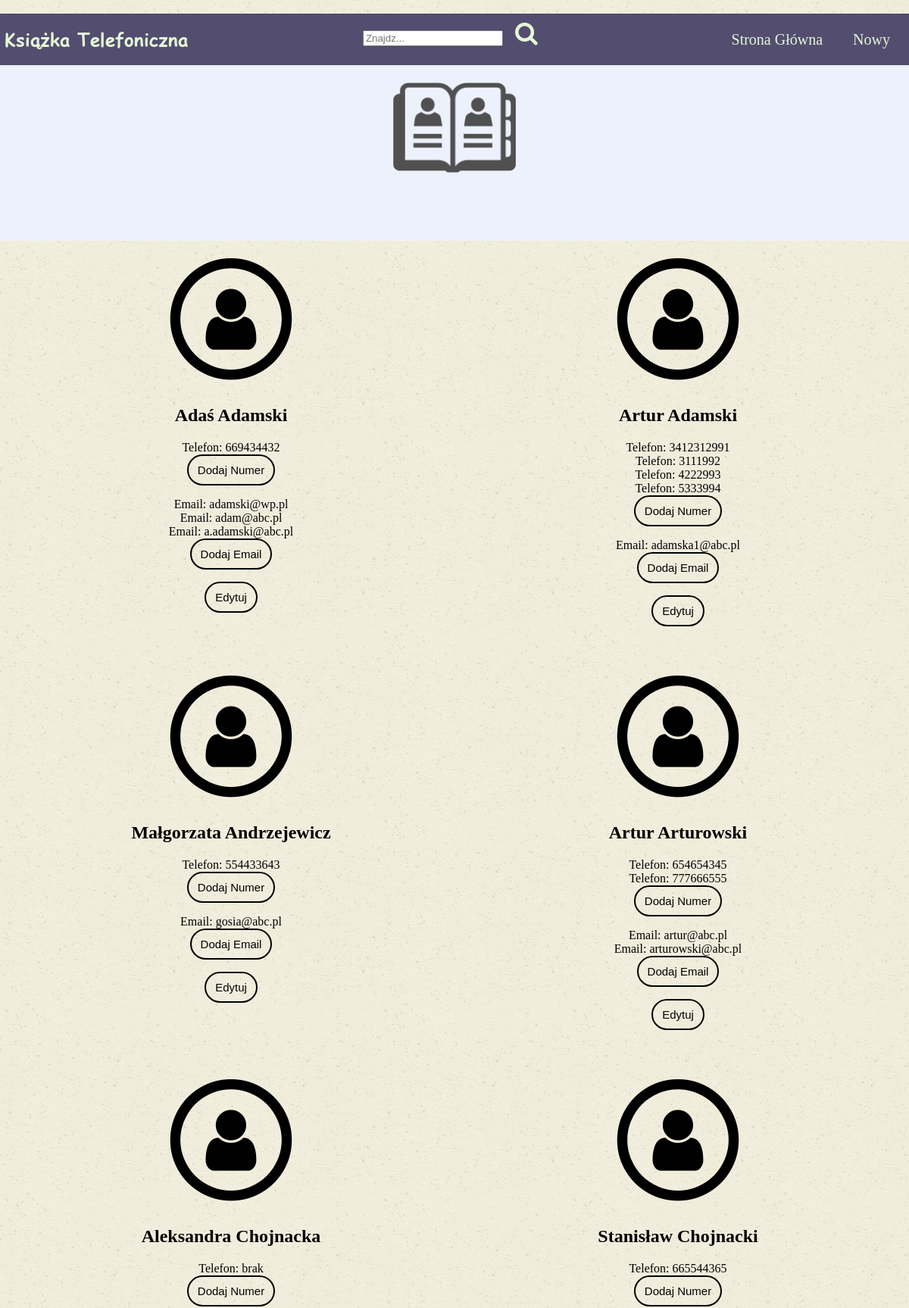
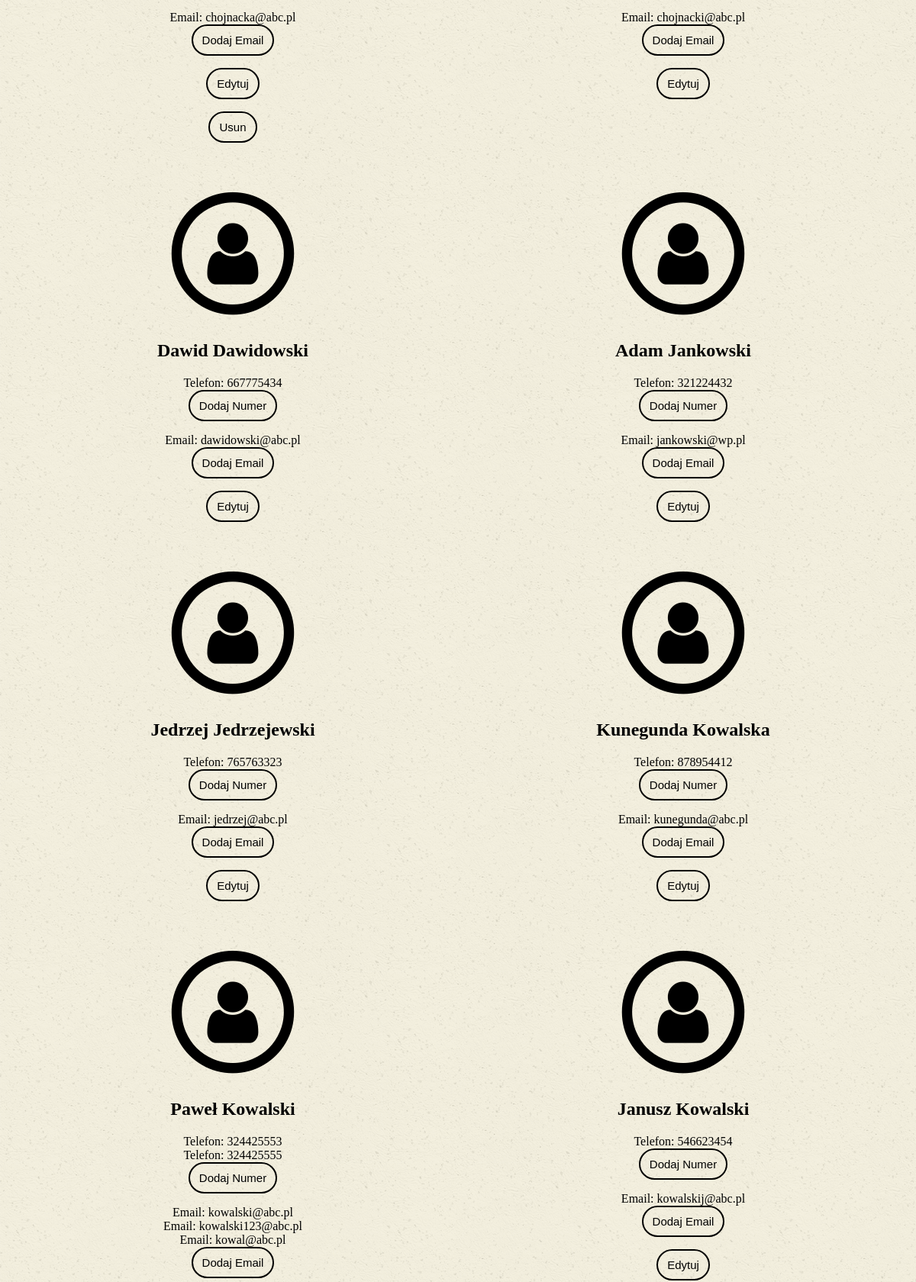
Screenshot of /kontakty/ (upper part) with the database file from the repository (2 pictures, top to bottom).
### kontakty/models.py (models this page shows)
class Osoba(models.Model):
    imie = models.CharField(max_length=50)
    nazwisko = models.CharField(max_length=50)

class Telefon(models.Model):
    osoba = models.ForeignKey(Osoba, editable=False, on_delete=models.CASCADE)
    telefon = models.CharField(max_length=50)
    def __str__(self):
        return self.telefon

class Email(models.Model):
    osoba = models.ForeignKey(Osoba, editable=False, on_delete=models.CASCADE)
    email = models.EmailField()
    def __str__(self):
        return self.email

### kontakty/views.py (the view)
# urls.py: path('', views.index, name='index'),
def index(request):
    osoba = Osoba.objects.order_by('nazwisko')[:]
    template = loader.get_template('kontakty/index.html')
    context = {
        'nazwiska': osoba,
    }
    return render(request, 'kontakty/index.html', context)

### kontakty/templates/kontakty/index.html (shortened to what this page needs)
{% extends 'kontakty/base.html' %}
{% load static %}
{%block search_content%}
<br>
<br>
<center>
    <div>
        <form action="/kontakty/szukaj.html">
            <input id="search_box" type="text" name="search_box" placeholder="Znajdz..." maxlength="50">
            <button id="search_submit" class="btn btn_border_white btn_rounded btn_md" type="submit"><i class="fa fa-search fa-2x" aria-hidden="true"></i></button>
        </form>
    </div>
</center>
<br>
{%endblock%}
{% block my_content %}
{% if nazwiska %}
    {% for nazwisko in nazwiska %}
    <div class="person_1">
        <h3>
            <span class="fa-stack fa-5x">
                <i class="fa fa-circle-thin fa-stack-2x"></i>
                <i class="fa fa-user fa-stack-1x"></i>
            </span>
            <h2>{{nazwisko.imie}} {{ nazwisko.nazwisko}}</h2>
            {% if nazwisko.telefon_set.count != 0 %}
                {% for e in nazwisko.telefon_set.all %}
                <div>
                    <label>Telefon: {{e}}</label><br>
                </div>
                {%endfor%}
            {% else %}
                Telefon: brak
            {% endif %}
            <form action="/kontakty/{{ nazwisko.id }}/dodajnumer/">
                <button type="submit" class="btn btn_border_white btn_rounded btn_md">Dodaj Numer</button>
            </form>
            {% if nazwisko.email_set.count != 0 %}
                {% for e in nazwisko.email_set.all %}
                    Email: {{e}}<br>
                {%endfor%}
            {% else %}
                Email: brak
            {% endif %}
            <form action="/kontakty/{{ nazwisko.id }}/dodajmail/">
                <button type="submit" class="btn btn_border_white btn_rounded btn_md">Dodaj Email</button>
            </form>
            <form action="/kontakty/{{ nazwisko.id }}/edycja/">
                <p><button type="submit" class="btn btn_border_white btn_rounded btn_md">Edytuj</button></p>
            </form>
            {% if nazwisko.email_set.count == 0 or nazwisko.telefon_set.count == 0%}
            <form action="/kontakty/{{ nazwisko.id }}/usun/">
                <button type="submit" class="btn btn_border_white btn_rounded btn_md">Usun</button>
            </form>
            {%endif%}
        </h3>
        <br><br>
    </div>
    {% endfor %}
{% else %}
    <p>Brak osob w bazie.</p>
{% endif %}
{% endblock %}

### kontakty/templates/kontakty/base.html (shortened to what this page needs)
﻿{% load static %}
<!DOCTYPE html>
<html>
<head>
        <link rel="stylesheet" href="{% static 'font-awesome-4.7.0/css/font-awesome.min.css' %}">
        <link rel="stylesheet" href="{% static 'css/kontakty.css' %}">
</head>
<body id="home">
    <div id="main_nav_wrapper">
        <nav id="main_nav">
            <a id="main_logo" href="/kontakty/"></a>
            {% block search_content %}
            {% endblock %}
            <ul id="main_menu">
                <li><a href="/kontakty/">Strona Główna</a></li>
                <li><a href="/kontakty/dodajkontakt/">Nowy</a></li>
            </ul>
        </nav>
    </div>
    <header id="main_header"></header>
    <main id="main_container">
        <section id="kontakty">
            {% block my_content %}
            {% endblock %}
        </section>
    </main>
</body>
</html>

### kontakty/static/css/kontakty.css (style rules this page uses)
* { box-sizing: border-box; }
body { background-image: url(../images/ricepaper.png); margin: 0; font-family: 'Comic Sans', cursive; }
a { text-decoration: none; }
button { cursor: pointer; }
.btn { background: silver; color: black; padding: 20px; display: inline-block; font-size: 20px; }
.btn_rounded { border-radius: 1000px; }
.btn_md { font-size: 15px; padding: 10px 12px; }
.btn_border_white { background: none; border: 2px solid black; color: #000000; transition: all .3s; }
#main_menu { margin: 20px 0 0 0; padding: 0; list-style: none; font-size: 20px; width: 100%; display: none; }
#main_menu li { flex-grow: 1; }
#main_menu li a { display: block; width: 100%; font-size: inherit; padding: 15px; color: #e4f7d7; }
#main_logo, #mobile_menu_button { font-weight: bold; text-decoration: none; color: #e4f7d7; }
#main_logo { transition: all .3s; background-image: url(../images/logo.png); width: 250px; height: 26px; }
#main_nav_wrapper { background-color: rgba(75, 68, 104, 0.95); position: fixed; width: 100%; max-height: 100%; overflow: auto; z-index: 3; }
#main_nav { color: #e4f7d7; text-align: center; padding: 10px; display: flex; flex-wrap: wrap; justify-content: space-between; }
#main_nav button { font-size: inherit; background: none; border: none; color: #e4f7d7 }
#main_nav #main_menu a, #main_nav #main_menu button { transition: all .3s; }
#main_header { color: #e4f7d7; text-align: center; background-image: url(../images/background1.png); background-size: cover; background-position: center; padding: 120px 20px 80px 20px; }
#home #main_container { margin-bottom: 20px; }
#home #kontakty .person_1 { text-align: center; }
#home #kontakty .person_1 .fa-stack { transition: all .3s; }
#home #kontakty { padding: 10px; }
@media (min-width: 640px) { #home h3 { margin: 0 100px 0 100px; } }
#home p { margin: 5px 0 5px 0; }
@media (min-width: 840px) { #main_nav #main_menu { display: flex; width: auto; margin: 0; } }
@media (min-width: 840px) { #main_nav { max-width: 1200px; margin: 0 auto; padding: 0 0; display: flex; align-items: center; justify-content: space-between; } }
@media (min-width: 840px) { #main_menu { margin: 0; } }
@media (min-width: 840px) { #main_menu li { margin-right: 10px; } }
@media (min-width: 840px) { #main_header { font-size: 50px; padding: 150px 20px; } }
@media (min-width: 840px) { #main_container { max-width: 1200px; margin: 0 auto; } }
@media (min-width: 840px) { #home #kontakty { display: flex; flex-wrap: wrap; } }
@media (min-width: 840px) { #home #kontakty .person_1 { width: 50%; } }

### rows the page displays
Osoba: imie "Adaś", nazwisko "Adamski"
Telefon: telefon "669434432"
Email: email "adamski@wp.pl"
Email: email "adam@abc.pl"
Email: email "a.adamski@abc.pl"
Osoba: imie "Artur", nazwisko "Adamski"
Telefon: telefon "3412312991"
Telefon: telefon "3111992"
Telefon: telefon "4222993"
Telefon: telefon "5333994"
Email: email "adamska1@abc.pl"
Osoba: imie "Małgorzata", nazwisko "Andrzejewicz"
Telefon: telefon "554433643"
Email: email "gosia@abc.pl"
Osoba: imie "Artur", nazwisko "Arturowski"
Telefon: telefon "654654345"
Telefon: telefon "777666555"
Email: email "artur@abc.pl"
Email: email "arturowski@abc.pl"
Osoba: imie "Aleksandra", nazwisko "Chojnacka", shows "Telefon: brak"
Email: email "chojnacka@abc.pl"
Osoba: imie "Stanisław", nazwisko "Chojnacki"
Telefon: telefon "665544365"
Email: email "chojnacki@abc.pl"
Osoba: imie "Dawid", nazwisko "Dawidowski"
Telefon: telefon "667775434"
Email: email "dawidowski@abc.pl"
Osoba: imie "Adam", nazwisko "Jankowski"
Telefon: telefon "321224432"
Email: email "jankowski@wp.pl"
Osoba: imie "Jedrzej", nazwisko "Jedrzejewski"
Telefon: telefon "765763323"
Email: email "jedrzej@abc.pl"
Osoba: imie "Kunegunda", nazwisko "Kowalska"
Telefon: telefon "878954412"
Email: email "kunegunda@abc.pl"
Osoba: imie "Paweł", nazwisko "Kowalski"
Telefon: telefon "324425553"
Telefon: telefon "324425555"
Email: email "kowalski@abc.pl"
Email: email "kowalski123@abc.pl"
Email: email "kowal@abc.pl"
Osoba: imie "Janusz", nazwisko "Kowalski"
Telefon: telefon "546623454"
Email: email "kowalskij@abc.pl"
